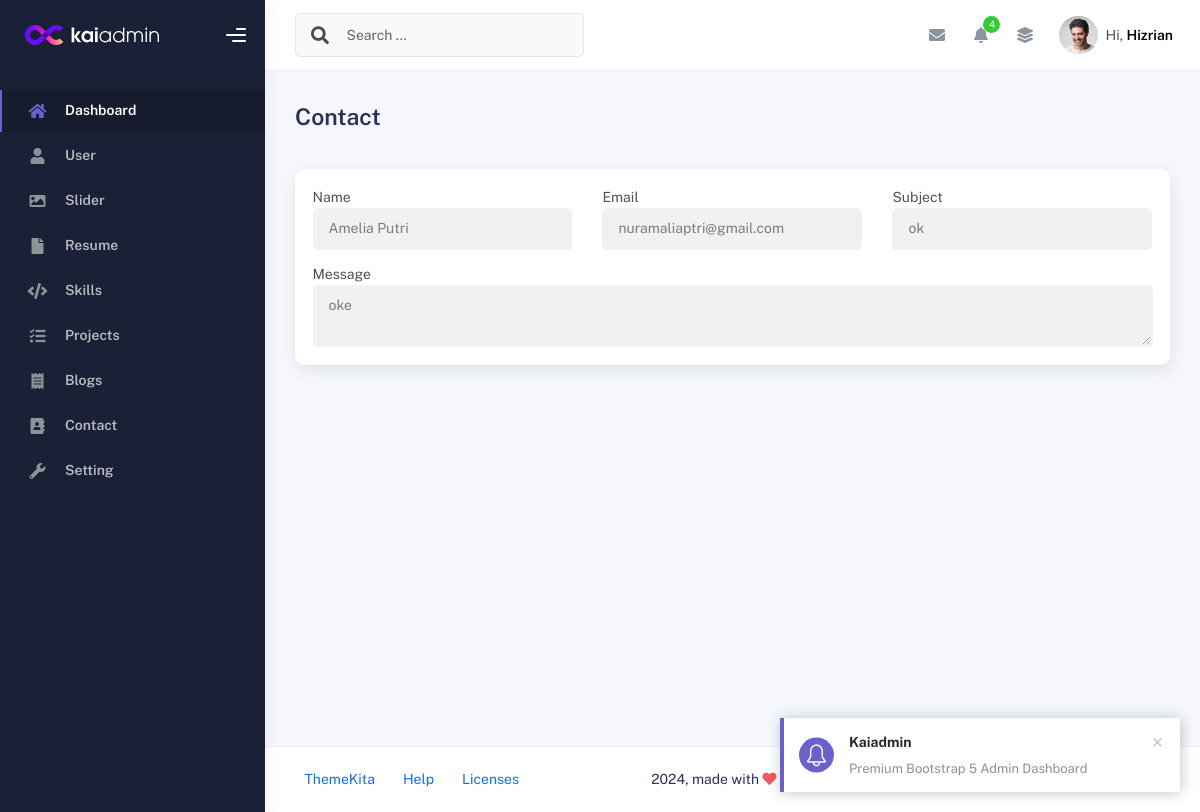
Page /admin/app.php?page=contact-detail&id=1 (signed in) on the committed database.
### tables this page shows
CREATE TABLE `contacts` (
  `id` int(11) NOT NULL,
  `name` varchar(50) NOT NULL,
  `email` varchar(50) NOT NULL,
  `subject` varchar(50) NOT NULL,
  `message` text NOT NULL,
  `created_at` timestamp NOT NULL DEFAULT current_timestamp(),
  `update_at` timestamp NULL DEFAULT NULL ON UPDATE current_timestamp()
);

### admin/contact-detail.php (the view, shortened to what this page needs)
<?php
$id = isset($_GET['id']) ? $_GET['id'] : '';
$query = mysqli_query($conn, "SELECT * FROM contacts WHERE id='$id'");
$row = mysqli_fetch_assoc($query);
?>
<div
  class="d-flex align-items-left align-items-md-center flex-column flex-md-row pt-2 pb-4">
  <div>
    <h3 class="fw-bold mb-3">Contact</h3>
  </div>
</div>
<div class="row">
  <div class="col-sm-6 col-md-12">
    <div class="card">
      <div class="card-body">
        <div class="row mb-3">
          <div class="col-md-4">
            <label for="">Name</label>
            <input type="text" readonly class="form-control" value="<?php echo $row['name'] ?>">
          </div>
          <div class="col-md-4">
            <label for="">Email</label>
            <input type="text" readonly class="form-control" value="<?php echo $row['email'] ?>">
          </div>
          <div class="col-md-4">
            <label for="">Subject</label>
            <input type="text" readonly class="form-control" value="<?php echo $row['subject'] ?>">
          </div>
        </div>
        <div class="row">
          <div class="col-md-12">
            <label for="">Message</label>
            <textarea class="form-control" readonly><?php echo $row['message'] ?></textarea>
          </div>
        </div>
      </div>
    </div>
  </div>
</div>

### rows in the picture
contacts: name "Amelia Putri", email "nuramaliaptri@gmail.com", subject "ok", message "oke"
